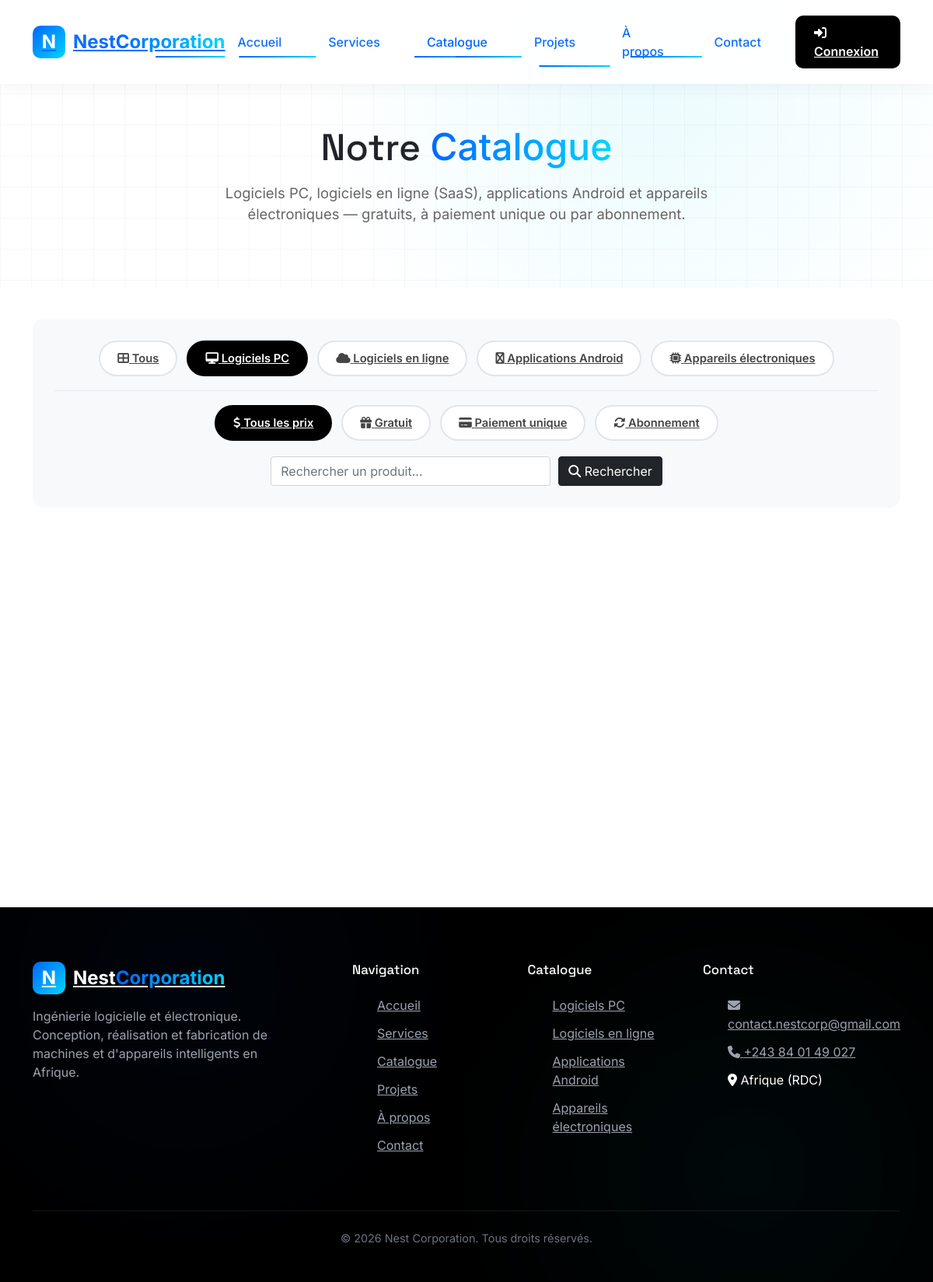
The page /index.php?page=catalog&type=desktop on the database its author committed.
### tables this page shows
CREATE TABLE `categories` (
    `id` INT AUTO_INCREMENT PRIMARY KEY,
    `name` VARCHAR(100) NOT NULL,
    `slug` VARCHAR(100) NOT NULL UNIQUE,
    `description` TEXT DEFAULT NULL,
    `icon` VARCHAR(50) DEFAULT NULL,
    `color` VARCHAR(7) DEFAULT '#0066FF',
    `is_active` TINYINT(1) DEFAULT 1,
    `display_order` INT DEFAULT 0,
    `created_at` TIMESTAMP DEFAULT CURRENT_TIMESTAMP,

     
    INDEX `idx_slug` (`slug`)
);

### app/core/helpers.php (called while the page is built, shortened)
<?php
function url($page = 'home', $params = []) {
    $queryString = http_build_query(array_merge(['page' => $page], $params));
    return "/nest/index.php?" . $queryString;
}
function e($value) {
    return htmlspecialchars((string)$value, ENT_QUOTES, 'UTF-8');
}

### app/models/Category.php (called while the page is built, shortened)
<?php
class Category {
    public static function all($activeOnly = true) {
        $db = Database::getConnection();
        $sql = "SELECT * FROM categories";
        if ($activeOnly) {
            $sql .= " WHERE is_active = 1";
        }
        $sql .= " ORDER BY display_order ASC, name ASC";
        return $db->query($sql)->fetchAll();
    }
}

### app/views/pages/catalog.php (the view, shortened to what this page needs)
<?php
$types = [
    '' => ['label' => 'Tous', 'icon' => 'fa-th-large'],
    'desktop' => ['label' => 'Logiciels PC', 'icon' => 'fa-desktop'],
    'saas' => ['label' => 'Logiciels en ligne', 'icon' => 'fa-cloud'],
    'android' => ['label' => 'Applications Android', 'icon' => 'fa-android'],
    'hardware' => ['label' => 'Appareils électroniques', 'icon' => 'fa-microchip'],
];
$pricings = [
    '' => ['label' => 'Tous les prix', 'icon' => 'fa-dollar-sign'],
    'free' => ['label' => 'Gratuit', 'icon' => 'fa-gift'],
    'one_time' => ['label' => 'Paiement unique', 'icon' => 'fa-credit-card'],
    'subscription' => ['label' => 'Abonnement', 'icon' => 'fa-sync-alt'],
];
include __DIR__ . '/../partials/header.php';
?>
<section class="page-hero">
    <div class="container">
        <h1>Notre <span class="gradient-text">Catalogue</span></h1>
        <p>Logiciels PC, logiciels en ligne (SaaS), applications Android et appareils électroniques — gratuits, à paiement unique ou par abonnement.</p>
    </div>
</section>
<section class="section" style="padding-top:40px;">
    <div class="container">
        <div class="catalog-filters animate-on-scroll">
            <div class="filter-row">
                <?php foreach ($types as $key => $type): ?>
                    <a href="<?php echo url('catalog', array_merge(['type' => $key], $activePricing ? ['pricing' => $activePricing] : [], $searchQuery ? ['q' => $searchQuery] : [])); ?>"
                       class="filter-btn <?php echo ($activeType === $key) ? 'active' : ''; ?>">
                        <i class="fas <?php echo $type['icon']; ?>"></i> <?php echo $type['label']; ?>
                    </a>
                <?php endforeach; ?>
            </div>
            <div class="filter-divider"></div>
            <div class="filter-row">
                <?php foreach ($pricings as $key => $pricing): ?>
                    <a href="<?php echo url('catalog', array_merge($activeType ? ['type' => $activeType] : [], ['pricing' => $key], $searchQuery ? ['q' => $searchQuery] : [])); ?>"
                       class="filter-btn <?php echo ($activePricing === $key) ? 'active' : ''; ?>">
                        <i class="fas <?php echo $pricing['icon']; ?>"></i> <?php echo $pricing['label']; ?>
                    </a>
                <?php endforeach; ?>
            </div>
            <form method="get" action="<?php echo url('catalog'); ?>" style="margin-top:20px; display:flex; gap:10px; justify-content:center; flex-wrap:wrap;">
                <input type="text" name="q" value="<?php echo e($searchQuery); ?>" class="form-control" placeholder="Rechercher un produit..." style="max-width:360px;">
                <button type="submit" class="btn btn-dark"><i class="fas fa-search"></i> Rechercher</button>
            </form>
        </div>
        <?php if (empty($products)): ?>
            <div style="text-align:center; padding:60px 0;">
                <i class="fas fa-box-open" style="font-size:3rem; color:#ccc;"></i>
                <h3 style="margin-top:20px;">Aucun produit trouvé</h3>
                <p style="color:#888;">Essayez d'autres filtres ou revenez plus tard.</p>
            </div>
        <?php else: ?>
            <div class="products-grid">
            </div>
        <?php endif; ?>
    </div>
</section>
<?php include __DIR__ . '/../partials/footer.php'; ?>

### public/css/theme.css (style rules this page uses)
:root { --primary-blue: #0066FF; --primary-turquoise: #00D4FF; --dark-blue: #0052CC; --light-turquoise: #80EAFF; --black: #000000; --dark-gray: #1A1A1A; --light-gray: #F5F5F5; --white: #ffffff; --success: #00d664; --danger: #ff4757; --warning: #ff9500; --radius: 14px; --shadow: 0 10px 40px rgba(0, 0, 0, 0.06); }
* { font-family: 'Inter', sans-serif; box-sizing: border-box; margin: 0; padding: 0; }
body { font-family: 'Inter', sans-serif; color: #1a1a1a; background: #ffffff; line-height: 1.6; overflow-x: hidden; }
h1, h2, h3, h4, h5, .font-display { font-family: 'Space Grotesk', sans-serif; }
a { text-decoration: none; color: inherit; }
.container { width: 100%; max-width: 1200px; margin: 0 auto; padding: 0 24px; }
.gradient-text { background: linear-gradient(90deg, var(--primary-blue), var(--primary-turquoise)); -webkit-background-clip: text; background-clip: text; color: transparent; }
.animate-on-scroll { opacity: 0; transform: translateY(30px); transition: all 0.8s ease-out; }
.animate-on-scroll.visible { opacity: 1; transform: translateY(0); }
.btn { display: inline-flex; align-items: center; gap: 10px; padding: 14px 32px; border-radius: 12px; font-weight: 600; font-size: 1rem; border: none; cursor: pointer; transition: all 0.3s; }
.btn-dark { background: var(--black); color: #fff; }
.section { padding: 100px 0; }
.products-grid { display: grid; grid-template-columns: repeat(4, 1fr); gap: 24px; }
.catalog-filters { background: #f8f9fb; border-radius: var(--radius); padding: 28px; margin-bottom: 40px; }
.filter-row { display: flex; gap: 12px; flex-wrap: wrap; justify-content: center; }
.filter-btn { padding: 10px 22px; border-radius: 999px; border: 2px solid #e2e5ea; background: #fff; font-weight: 600; font-size: 0.92rem; cursor: pointer; transition: all 0.3s; color: #444; }
.filter-btn.active { background: var(--black); color: #fff; border-color: var(--black); }
.filter-divider { width: 100%; height: 1px; background: #e8eaee; margin: 18px 0; }
.form-control { width: 100%; padding: 13px 16px; border: 2px solid #e2e5ea; border-radius: 10px; font-size: 1rem; transition: border-color 0.3s; font-family: 'Inter', sans-serif; }
.page-hero { padding: 160px 0 80px; text-align: center; background-image: linear-gradient(to right, rgba(0, 0, 0, 0.03) 1px, transparent 1px), linear-gradient(to bottom, rgba(0, 0, 0, 0.03) 1px, transparent 1px); background-size: 40px 40px; position: relative; overflow: hidden; }
.page-hero::after { content: ''; position: absolute; inset: 0; background: radial-gradient(circle at 70% 30%, rgba(0, 212, 255, 0.08) 0%, transparent 50%); }
.page-hero .container { position: relative; z-index: 2; }
.page-hero h1 { font-size: 3rem; margin-bottom: 16px; }
.page-hero p { color: #666; font-size: 1.15rem; max-width: 640px; margin: 0 auto; }

### rows shown on the page
categories: name "Logiciels en ligne"
categories: name "Applications Android"
categories: name "Appareils électroniques"

### other values the page prints
$type['label'] "Tous"
$type['label'] "Logiciels PC"
$pricing['label'] "Tous les prix"
$pricing['label'] "Gratuit"
$pricing['label'] "Paiement unique"
$pricing['label'] "Abonnement"
APP_EMAIL "contact.nestcorp@gmail.com"
APP_PHONE "+243 84 01 49 027"
APP_LOCATION "Afrique (RDC)"
APP_NAME "Nest"
